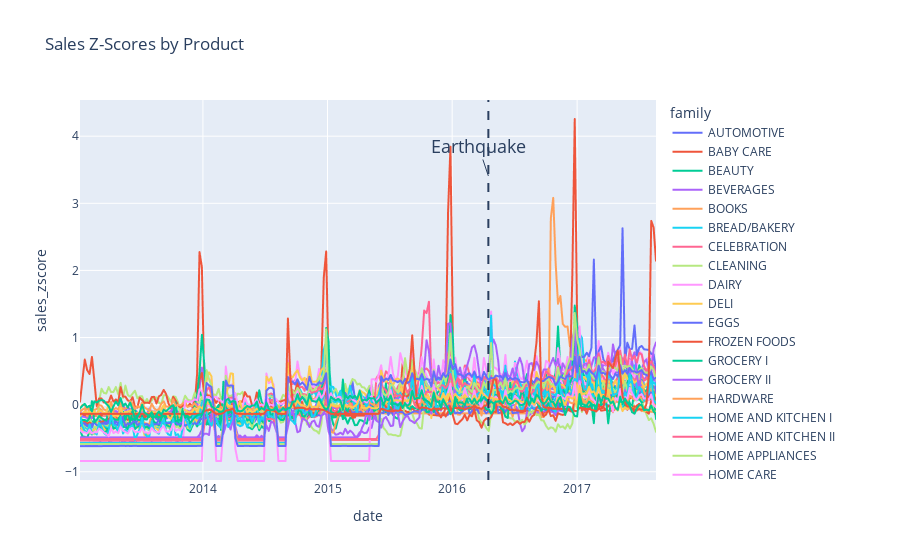

This figure's notebook cell:
### Code cell
from scipy.stats import zscore
df["sales_zscore"] = df.groupby("family")["sales"].transform(lambda x : zscore(x,ddof=1))
norm_weekly_type = df.groupby("family")["sales_zscore"].resample("W").mean().reset_index()
fig = px.line(norm_weekly_type, x="date", y="sales_zscore", color="family", title="Sales Z-Scores by Product")
fig.add_vline(x="2016-04-16", line_dash="dash", line_width=2)
fig.add_annotation(x="2016-04-16", y=0.8, yref="paper",
            text="Earthquake", font_size=18)
fig.show()

### Figure 1 — Plotly figure (JSON) as saved in the notebook; plotly's stock layout.template omitted (floating-point values rounded to 4 significant figures; data arrays with more than 128 entries replaced by an {"elided": "..."} marker saying what was removed)
{"data": [{"hovertemplate": "family=AUTOMOTIVE<br>date=%{x}<br>sales_zscore=%{y}<extra></extra>", "legendgroup": "AUTOMOTIVE", "line": {"color": "#636efa", "dash": "solid"}, "marker": {"symbol": "circle"}, "mode": "lines", "name": "AUTOMOTIVE", "showlegend": true, "type": "scattergl", "x": {"elided": "242 str values"}, "xaxis": "x", "y": {"elided": "242 float values"}, "yaxis": "y"}, {"hovertemplate": "family=BABY CARE<br>date=%{x}<br>sales_zscore=%{y}<extra></extra>", "legendgroup": "BABY CARE", "line": {"color": "#EF553B", "dash": "solid"}, "marker": {"symbol": "circle"}, "mode": "lines", "name": "BABY CARE", "showlegend": true, "type": "scattergl", "x": {"elided": "242 str values"}, "xaxis": "x", "y": {"elided": "242 float values"}, "yaxis": "y"}, {"hovertemplate": "family=BEAUTY<br>date=%{x}<br>sales_zscore=%{y}<extra></extra>", "legendgroup": "BEAUTY", "line": {"color": "#00cc96", "dash": "solid"}, "marker": {"symbol": "circle"}, "mode": "lines", "name": "BEAUTY", "showlegend": true, "type": "scattergl", "x": {"elided": "242 str values"}, "xaxis": "x", "y": {"elided": "242 float values"}, "yaxis": "y"}, {"hovertemplate": "family=BEVERAGES<br>date=%{x}<br>sales_zscore=%{y}<extra></extra>", "legendgroup": "BEVERAGES", "line": {"color": "#ab63fa", "dash": "solid"}, "marker": {"symbol": "circle"}, "mode": "lines", "name": "BEVERAGES", "showlegend": true, "type": "scattergl", "x": {"elided": "242 str values"}, "xaxis": "x", "y": {"elided": "242 float values"}, "yaxis": "y"}, {"hovertemplate": "family=BOOKS<br>date=%{x}<br>sales_zscore=%{y}<extra></extra>", "legendgroup": "BOOKS", "line": {"color": "#FFA15A", "dash": "solid"}, "marker": {"symbol": "circle"}, "mode": "lines", "name": "BOOKS", "showlegend": true, "type": "scattergl", "x": {"elided": "242 str values"}, "xaxis": "x", "y": {"elided": "242 float values"}, "yaxis": "y"}, {"hovertemplate": "family=BREAD/BAKERY<br>date=%{x}<br>sales_zscore=%{y}<extra></extra>", "legendgroup": "BREAD/BAKERY", "line": {"color": "#19d3f3", "dash": "solid"}, "marker": {"symbol": "circle"}, "mode": "lines", "name": "BREAD/BAKERY", "showlegend": true, "type": "scattergl", "x": {"elided": "242 str values"}, "xaxis": "x", "y": {"elided": "242 float values"}, "yaxis": "y"}, {"hovertemplate": "family=CELEBRATION<br>date=%{x}<br>sales_zscore=%{y}<extra></extra>", "legendgroup": "CELEBRATION", "line": {"color": "#FF6692", "dash": "solid"}, "marker": {"symbol": "circle"}, "mode": "lines", "name": "CELEBRATION", "showlegend": true, "type": "scattergl", "x": {"elided": "242 str values"}, "xaxis": "x", "y": {"elided": "242 float values"}, "yaxis": "y"}, {"hovertemplate": "family=CLEANING<br>date=%{x}<br>sales_zscore=%{y}<extra></extra>", "legendgroup": "CLEANING", "line": {"color": "#B6E880", "dash": "solid"}, "marker": {"symbol": "circle"}, "mode": "lines", "name": "CLEANING", "showlegend": true, "type": "scattergl", "x": {"elided": "242 str values"}, "xaxis": "x", "y": {"elided": "242 float values"}, "yaxis": "y"}, {"hovertemplate": "family=DAIRY<br>date=%{x}<br>sales_zscore=%{y}<extra></extra>", "legendgroup": "DAIRY", "line": {"color": "#FF97FF", "dash": "solid"}, "marker": {"symbol": "circle"}, "mode": "lines", "name": "DAIRY", "showlegend": true, "type": "scattergl", "x": {"elided": "242 str values"}, "xaxis": "x", "y": {"elided": "242 float values"}, "yaxis": "y"}, {"hovertemplate": "family=DELI<br>date=%{x}<br>sales_zscore=%{y}<extra></extra>", "legendgroup": "DELI", "line": {"color": "#FECB52", "dash": "solid"}, "marker": {"symbol": "circle"}, "mode": "lines", "name": "DELI", "showlegend": true, "type": "scattergl", "x": {"elided": "242 str values"}, "xaxis": "x", "y": {"elided": "242 float values"}, "yaxis": "y"}, {"hovertemplate": "family=EGGS<br>date=%{x}<br>sales_zscore=%{y}<extra></extra>", "legendgroup": "EGGS", "line": {"color": "#636efa", "dash": "solid"}, "marker": {"symbol": "circle"}, "mode": "lines", "name": "EGGS", "showlegend": true, "type": "scattergl", "x": {"elided": "242 str values"}, "xaxis": "x", "y": {"elided": "242 float values"}, "yaxis": "y"}, {"hovertemplate": "family=FROZEN FOODS<br>date=%{x}<br>sales_zscore=%{y}<extra></extra>", "legendgroup": "FROZEN FOODS", "line": {"color": "#EF553B", "dash": "solid"}, "marker": {"symbol": "circle"}, "mode": "lines", "name": "FROZEN FOODS", "showlegend": true, "type": "scattergl", "x": {"elided": "242 str values"}, "xaxis": "x", "y": {"elided": "242 float values"}, "yaxis": "y"}, {"hovertemplate": "family=GROCERY I<br>date=%{x}<br>sales_zscore=%{y}<extra></extra>", "legendgroup": "GROCERY I", "line": {"color": "#00cc96", "dash": "solid"}, "marker": {"symbol": "circle"}, "mode": "lines", "name": "GROCERY I", "showlegend": true, "type": "scattergl", "x": {"elided": "242 str values"}, "xaxis": "x", "y": {"elided": "242 float values"}, "yaxis": "y"}, {"hovertemplate": "family=GROCERY II<br>date=%{x}<br>sales_zscore=%{y}<extra></extra>", "legendgroup": "GROCERY II", "line": {"color": "#ab63fa", "dash": "solid"}, "marker": {"symbol": "circle"}, "mode": "lines", "name": "GROCERY II", "showlegend": true, "type": "scattergl", "x": {"elided": "242 str values"}, "xaxis": "x", "y": {"elided": "242 float values"}, "yaxis": "y"}, {"hovertemplate": "family=HARDWARE<br>date=%{x}<br>sales_zscore=%{y}<extra></extra>", "legendgroup": "HARDWARE", "line": {"color": "#FFA15A", "dash": "solid"}, "marker": {"symbol": "circle"}, "mode": "lines", "name": "HARDWARE", "showlegend": true, "type": "scattergl", "x": {"elided": "242 str values"}, "xaxis": "x", "y": {"elided": "242 float values"}, "yaxis": "y"}, {"hovertemplate": "family=HOME AND KITCHEN I<br>date=%{x}<br>sales_zscore=%{y}<extra></extra>", "legendgroup": "HOME AND KITCHEN I", "line": {"color": "#19d3f3", "dash": "solid"}, "marker": {"symbol": "circle"}, "mode": "lines", "name": "HOME AND KITCHEN I", "showlegend": true, "type": "scattergl", "x": {"elided": "242 str values"}, "xaxis": "x", "y": {"elided": "242 float values"}, "yaxis": "y"}, {"hovertemplate": "family=HOME AND KITCHEN II<br>date=%{x}<br>sales_zscore=%{y}<extra></extra>", "legendgroup": "HOME AND KITCHEN II", "line": {"color": "#FF6692", "dash": "solid"}, "marker": {"symbol": "circle"}, "mode": "lines", "name": "HOME AND KITCHEN II", "showlegend": true, "type": "scattergl", "x": {"elided": "242 str values"}, "xaxis": "x", "y": {"elided": "242 float values"}, "yaxis": "y"}, {"hovertemplate": "family=HOME APPLIANCES<br>date=%{x}<br>sales_zscore=%{y}<extra></extra>", "legendgroup": "HOME APPLIANCES", "line": {"color": "#B6E880", "dash": "solid"}, "marker": {"symbol": "circle"}, "mode": "lines", "name": "HOME APPLIANCES", "showlegend": true, "type": "scattergl", "x": {"elided": "242 str values"}, "xaxis": "x", "y": {"elided": "242 float values"}, "yaxis": "y"}, {"hovertemplate": "family=HOME CARE<br>date=%{x}<br>sales_zscore=%{y}<extra></extra>", "legendgroup": "HOME CARE", "line": {"color": "#FF97FF", "dash": "solid"}, "marker": {"symbol": "circle"}, "mode": "lines", "name": "HOME CARE", "showlegend": true, "type": "scattergl", "x": {"elided": "242 str values"}, "xaxis": "x", "y": {"elided": "242 float values"}, "yaxis": "y"}, {"hovertemplate": "family=LADIESWEAR<br>date=%{x}<br>sales_zscore=%{y}<extra></extra>", "legendgroup": "LADIESWEAR", "line": {"color": "#FECB52", "dash": "solid"}, "marker": {"symbol": "circle"}, "mode": "lines", "name": "LADIESWEAR", "showlegend": true, "type": "scattergl", "x": {"elided": "242 str values"}, "xaxis": "x", "y": {"elided": "242 float values"}, "yaxis": "y"}, {"hovertemplate": "family=LAWN AND GARDEN<br>date=%{x}<br>sales_zscore=%{y}<extra></extra>", "legendgroup": "LAWN AND GARDEN", "line": {"color": "#636efa", "dash": "solid"}, "marker": {"symbol": "circle"}, "mode": "lines", "name": "LAWN AND GARDEN", "showlegend": true, "type": "scattergl", "x": {"elided": "242 str values"}, "xaxis": "x", "y": {"elided": "242 float values"}, "yaxis": "y"}, {"hovertemplate": "family=LINGERIE<br>date=%{x}<br>sales_zscore=%{y}<extra></extra>", "legendgroup": "LINGERIE", "line": {"color": "#EF553B", "dash": "solid"}, "marker": {"symbol": "circle"}, "mode": "lines", "name": "LINGERIE", "showlegend": true, "type": "scattergl", "x": {"elided": "242 str values"}, "xaxis": "x", "y": {"elided": "242 float values"}, "yaxis": "y"}, {"hovertemplate": "family=LIQUOR,WINE,BEER<br>date=%{x}<br>sales_zscore=%{y}<extra></extra>", "legendgroup": "LIQUOR,WINE,BEER", "line": {"color": "#00cc96", "dash": "solid"}, "marker": {"symbol": "circle"}, "mode": "lines", "name": "LIQUOR,WINE,BEER", "showlegend": true, "type": "scattergl", "x": {"elided": "242 str values"}, "xaxis": "x", "y": {"elided": "242 float values"}, "yaxis": "y"}, {"hovertemplate": "family=MAGAZINES<br>date=%{x}<br>sales_zscore=%{y}<extra></extra>", "legendgroup": "MAGAZINES", "line": {"color": "#ab63fa", "dash": "solid"}, "marker": {"symbol": "circle"}, "mode": "lines", "name": "MAGAZINES", "showlegend": true, "type": "scattergl", "x": {"elided": "242 str values"}, "xaxis": "x", "y": {"elided": "242 float values"}, "yaxis": "y"}, {"hovertemplate": "family=MEATS<br>date=%{x}<br>sales_zscore=%{y}<extra></extra>", "legendgroup": "MEATS", "line": {"color": "#FFA15A", "dash": "solid"}, "marker": {"symbol": "circle"}, "mode": "lines", "name": "MEATS", "showlegend": true, "type": "scattergl", "x": {"elided": "242 str values"}, "xaxis": "x", "y": {"elided": "242 float values"}, "yaxis": "y"}, {"hovertemplate": "family=PERSONAL CARE<br>date=%{x}<br>sales_zscore=%{y}<extra></extra>", "legendgroup": "PERSONAL CARE", "line": {"color": "#19d3f3", "dash": "solid"}, "marker": {"symbol": "circle"}, "mode": "lines", "name": "PERSONAL CARE", "showlegend": true, "type": "scattergl", "x": {"elided": "242 str values"}, "xaxis": "x", "y": {"elided": "242 float values"}, "yaxis": "y"}, {"hovertemplate": "family=PET SUPPLIES<br>date=%{x}<br>sales_zscore=%{y}<extra></extra>", "legendgroup": "PET SUPPLIES", "line": {"color": "#FF6692", "dash": "solid"}, "marker": {"symbol": "circle"}, "mode": "lines", "name": "PET SUPPLIES", "showlegend": true, "type": "scattergl", "x": {"elided": "242 str values"}, "xaxis": "x", "y": {"elided": "242 float values"}, "yaxis": "y"}, {"hovertemplate": "family=PLAYERS AND ELECTRONICS<br>date=%{x}<br>sales_zscore=%{y}<extra></extra>", "legendgroup": "PLAYERS AND ELECTRONICS", "line": {"color": "#B6E880", "dash": "solid"}, "marker": {"symbol": "circle"}, "mode": "lines", "name": "PLAYERS AND ELECTRONICS", "showlegend": true, "type": "scattergl", "x": {"elided": "242 str values"}, "xaxis": "x", "y": {"elided": "242 float values"}, "yaxis": "y"}, {"hovertemplate": "family=POULTRY<br>date=%{x}<br>sales_zscore=%{y}<extra></extra>", "legendgroup": "POULTRY", "line": {"color": "#FF97FF", "dash": "solid"}, "marker": {"symbol": "circle"}, "mode": "lines", "name": "POULTRY", "showlegend": true, "type": "scattergl", "x": {"elided": "242 str values"}, "xaxis": "x", "y": {"elided": "242 float values"}, "yaxis": "y"}, {"hovertemplate": "family=PREPARED FOODS<br>date=%{x}<br>sales_zscore=%{y}<extra></extra>", "legendgroup": "PREPARED FOODS", "line": {"color": "#FECB52", "dash": "solid"}, "marker": {"symbol": "circle"}, "mode": "lines", "name": "PREPARED FOODS", "showlegend": true, "type": "scattergl", "x": {"elided": "242 str values"}, "xaxis": "x", "y": {"elided": "242 float values"}, "yaxis": "y"}, {"hovertemplate": "family=PRODUCE<br>date=%{x}<br>sales_zscore=%{y}<extra></extra>", "legendgroup": "PRODUCE", "line": {"color": "#636efa", "dash": "solid"}, "marker": {"symbol": "circle"}, "mode": "lines", "name": "PRODUCE", "showlegend": true, "type": "scattergl", "x": {"elided": "242 str values"}, "xaxis": "x", "y": {"elided": "242 float values"}, "yaxis": "y"}, {"hovertemplate": "family=SCHOOL AND OFFICE SUPPLIES<br>date=%{x}<br>sales_zscore=%{y}<extra></extra>", "legendgroup": "SCHOOL AND OFFICE SUPPLIES", "line": {"color": "#EF553B", "dash": "solid"}, "marker": {"symbol": "circle"}, "mode": "lines", "name": "SCHOOL AND OFFICE SUPPLIES", "showlegend": true, "type": "scattergl", "x": {"elided": "242 str values"}, "xaxis": "x", "y": {"elided": "242 float values"}, "yaxis": "y"}, {"hovertemplate": "family=SEAFOOD<br>date=%{x}<br>sales_zscore=%{y}<extra></extra>", "legendgroup": "SEAFOOD", "line": {"color": "#00cc96", "dash": "solid"}, "marker": {"symbol": "circle"}, "mode": "lines", "name": "SEAFOOD", "showlegend": true, "type": "scattergl", "x": {"elided": "242 str values"}, "xaxis": "x", "y": {"elided": "242 float values"}, "yaxis": "y"}], "layout": {"annotations": [{"font": {"size": 18}, "text": "Earthquake", "x": "2016-04-16", "y": 0.8, "yref": "paper"}], "legend": {"title": {"text": "family"}, "tracegroupgap": 0}, "shapes": [{"line": {"dash": "dash", "width": 2}, "type": "line", "x0": "2016-04-16", "x1": "2016-04-16", "xref": "x", "y0": 0, "y1": 1, "yref": "y domain"}], "title": {"text": "Sales Z-Scores by Product"}, "xaxis": {"anchor": "y", "domain": [0, 1], "title": {"text": "date"}}, "yaxis": {"anchor": "x", "domain": [0, 1], "title": {"text": "sales_zscore"}}}}
